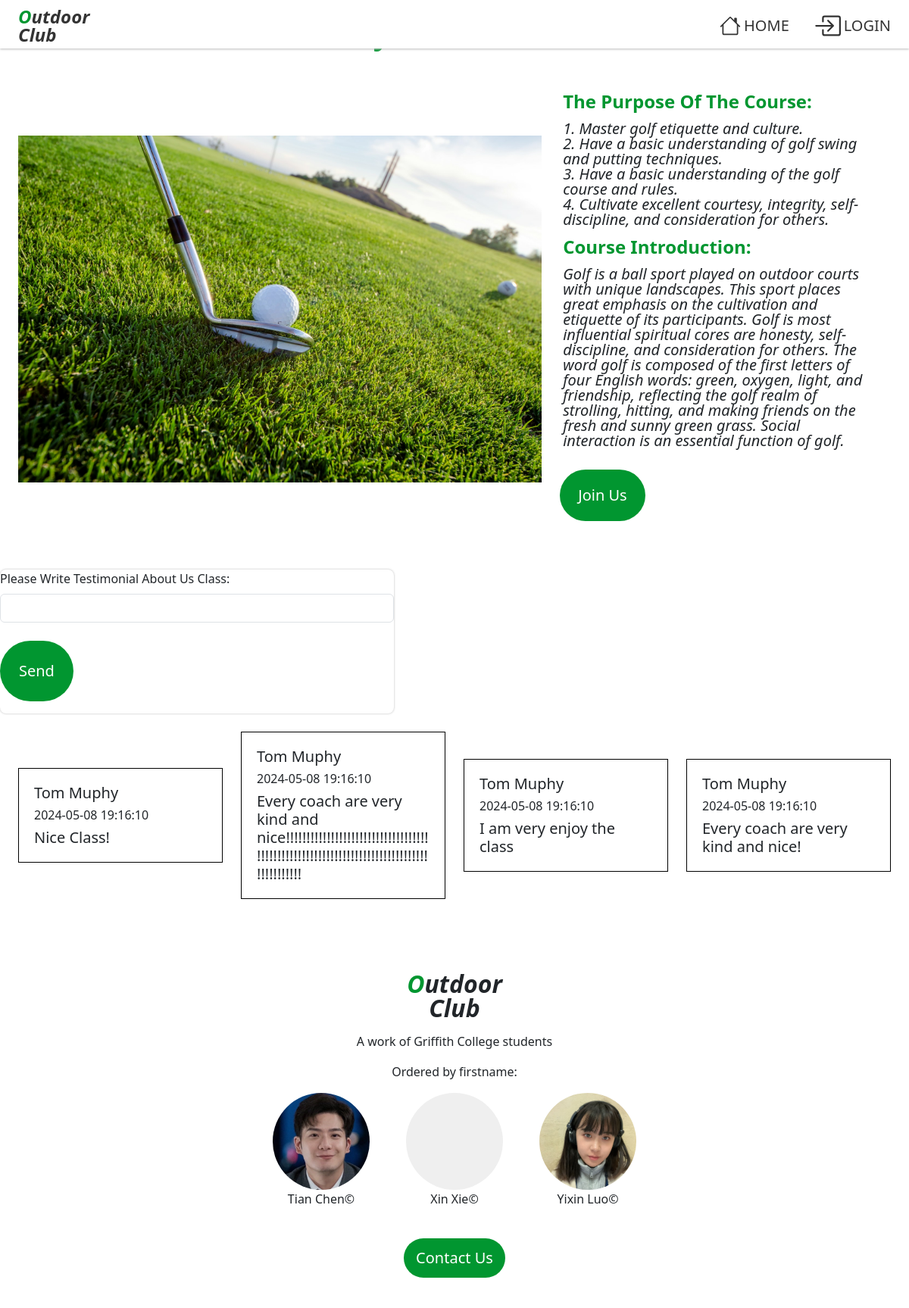
The page /classdetail.php?id=1 on the database its author committed.
### tables this page shows
create table if not exists classdetail(
  `id` INT UNIQUE AUTO_INCREMENT,
  `class_id` INT NOT NULL,
  `page_name` varchar(50) not null,
  `class_image` varchar(100) not null,
  `description` varchar(1000) not null,
  `class_detail` varchar(1000) not null,
  `del_flag` INT DEFAULT 0 NOT NULL,
  PRIMARY KEY(id),
  FOREIGN KEY(class_id) REFERENCES class(id)
);

create table if not exists testimonial(
  `id` INT UNIQUE AUTO_INCREMENT,
  `content` TEXT NOT NULL,
  `class_id` INT NOT NULL,
  `user_id` INT NOT NULL,
  `create_time` TIMESTAMP DEFAULT CURRENT_TIMESTAMP NOT NULL,
  `del_flag` INT DEFAULT 0 NOT NULL,
  PRIMARY KEY(id),
  FOREIGN KEY(class_id) REFERENCES class(id),
  FOREIGN KEY(user_id) REFERENCES user(id)
);

create table if not exists user(
  `id` INT UNIQUE AUTO_INCREMENT,
  `firstname` varchar(50) not null,
  `surname` varchar(50) not null,
  `email` varchar(80) UNIQUE not null,
  `password` varchar(100) not null,
  `create_time` timestamp DEFAULT CURRENT_TIMESTAMP not null,
  `last_login` timestamp DEFAULT CURRENT_TIMESTAMP not null,
  `member_level` INT default 0 not null,
  `del_flag` INT default 0 not null,
  PRIMARY KEY(id),
  FOREIGN KEY(member_level) REFERENCES member_level(id)
);

### api/classdetail.php (called while the page is built)
<?php
    $id=$_GET['id'];
    include ("databaseVariables.php");
    $conn = new PDO("mysql:host=$servername", $username, $password);
    $conn->setAttribute(PDO::ATTR_ERRMODE, PDO::ERRMODE_EXCEPTION);
    $sql = "SELECT * FROM sewagroup.classdetail where id=$id";
    $result = $conn->query($sql);
    return $result;
?>

### api/testimonial.php (called while the page is built, shortened)
<?php
    $id=$_GET['id'];
    include ("databaseVariables.php");
    $conn = new PDO("mysql:host=$servername", $username, $password);
    $conn->setAttribute(PDO::ATTR_ERRMODE, PDO::ERRMODE_EXCEPTION);
    $sql = "SELECT t.id, t.content, t.create_time, u.firstname, u.surname FROM sewagroup.testimonial t
    JOIN sewagroup.user u ON t.user_id = u.id WHERE t.class_id = '$id'";
    $testList = $conn->query($sql);
    return $testList;
?>

### classdetail.php (the view, shortened to what this page needs)
<!DOCTYPE html>
<html>
    <head>
        <link href="css/bootstrap.min.css" rel="stylesheet">
        <link rel="stylesheet" href="css/app.css" />
        <link rel="stylesheet" href="css/classdetail.css" />
    </head>
    <body id="classdetail" class="page-container d-flex flex-column">
        <?php include './app/views/header.php' ?>
        <?php
        include ("./api/classdetail.php");
        include ("./api/testimonial.php");
        ?>
        <?php
            $id=$_GET['id'];
            $row = $result->fetch(PDO::FETCH_ORI_NEXT);
            $image = $row['class_image'];
            $description = $row['description'];
            $pname = $row['page_name'];
            $classdetail = $row['class_detail'];
        ?>
        <section class="classdetail-wrapper w-100">
            <section class="introduction align-items-center justify-content-left p-4">
                <p class="fs-1 mb-0 lh-1 fw-bold fst-italic me-5 text-center">
                    <span class="text-color-primary"><?php echo "$pname";?></span>
                </p>
                <section class="content d-flex align-items-center justify-content-left mt-4">
                    <?php echo "<img src='$image' class='picture d-block w-60 flow-img' alt='...'>";?>
                    <section class="p-4">
                        <p class="fs-4 mb-0 text-color-primary p-1"><b>The Purpose Of The Course:</b></p>
                        <p class="detail fs-5 mb-0 lh-1 fst-italic me-0 text-left p-1"><?php echo "$description";?></p>
                        <p class="fs-4 mb-0 text-color-primary p-1"><b>Course Introduction:</b></p>
                        <p class="fs-5 mb-0 lh-1 fst-italic me-0 text-left p-1">
                            <?php echo "$classdetail";?>
                        </p>
                        <a href=" " class="badge fw-medium rounded-pill bg-color-primary fs-5 mt-4 mb-3 p-4 text-decoration-none">Join Us</a>
                    </section>
                </section>
            </section>
            <section class="contentbody">
                <form method="POST" action="<?php echo htmlspecialchars($_SERVER["PHP_SELF"]).'?id='.$id; ?>">
                    <label for="content" class="form-label">Please Write Testimonial About Us Class:</label>
                    <input type="text" id="content" name="content" class="form-control">
                    <button type="submit" class="btn fw-medium rounded-pill bg-color-primary fs-5 mt-4 mb-3 p-4"> Send</button>
                </form>
            </section>
            <section class="testimonial align-items-center justify-content-left p-4 d-flex gap-4">
                <?php
                    while ($row = $testList->fetch(PDO::FETCH_ASSOC)) {
                        echo '<section class="testcontent col-12 col-sm-6 col-lg-3 col-xxl-3 mb-4 p-3">';
                        echo '<section class="test">';
                        echo '<p class="fs-5 mb-0 p-1">'. $row['firstname'] .' '. $row['surname'] . '</p>';
                        echo '<p class="fs-15 mb-0 p-1">'. $row['create_time'] .'</p>';
                        echo '<p class="fs-5 mb-0 p-1">'. $row['content'] .'</p>';
                        echo '</section></section>';
                    }
                ?>
            </section>
        </section>
        <?php include './app/views/footer.php' ?>
    </body>
</html>

### css/app.css (style rules this page uses)
body { min-width: 320px; }
.page-container { padding-top: 4rem; }
.text-color-primary { color: #019630 !important; }
.bg-color-primary { background-color: #019630 !important; }

### css/classdetail.css (style rules this page uses)
#classdetail { padding-top: 0; min-height: 100vh; }
.content { width: 100%; }
.picture { width: 60%; }
.detail { white-space: pre-wrap; }
.testcontent { border: 1px solid black; flex: 1 0 250px; max-width: 100%; word-wrap: break-word; overflow: hidden; }
.testcontent p { margin: 0; padding: 0; line-height: 1.2em; overflow: hidden; text-overflow: ellipsis; }
.btn { color: white; }

### rows shown on the page
classdetail: class_image (picture), description "1. Master golf etiquette and culture. 2. Have a basic understanding of golf swing and putting techniques. 3. Have a basic understanding of the golf course and rules. 4. Cultivate excellent courtesy, integrity, self-discipline, and consideration for others.", class_detail "Golf is a ball sport played on outdoor courts with unique landscapes. This sport places great emphasis on the cultivation and etiquette of its participants. Golf is most influential spiritual cores are honesty, self-discipline, and consideration for others. The word golf is composed of the first letters of four English words: green, oxygen, light, and friendship, reflecting the golf realm of strolling, hitting, and making friends on the fresh and sunny green grass. Social interaction is an essential function of golf."
testimonial: user.firstname "Tom", user.surname "Muphy", create_time "2024-05-08 19:16:10", content "Nice Class!"
testimonial: user.firstname "Tom", user.surname "Muphy", create_time "2024-05-08 19:16:10", content "Every coach are very kind and nice!!!!!!!!!!!!!!!!!!!!!!!!!!!!!!!!!!!!!!!!!!!!!!!!!!!!!!!!!!!!!!!!!!!!!!!!!!!!!!!!!!!!!!!!"
testimonial: user.firstname "Tom", user.surname "Muphy", create_time "2024-05-08 19:16:10", content "I am very enjoy the class"
testimonial: user.firstname "Tom", user.surname "Muphy", create_time "2024-05-08 19:16:10", content "Every coach are very kind and nice!"
